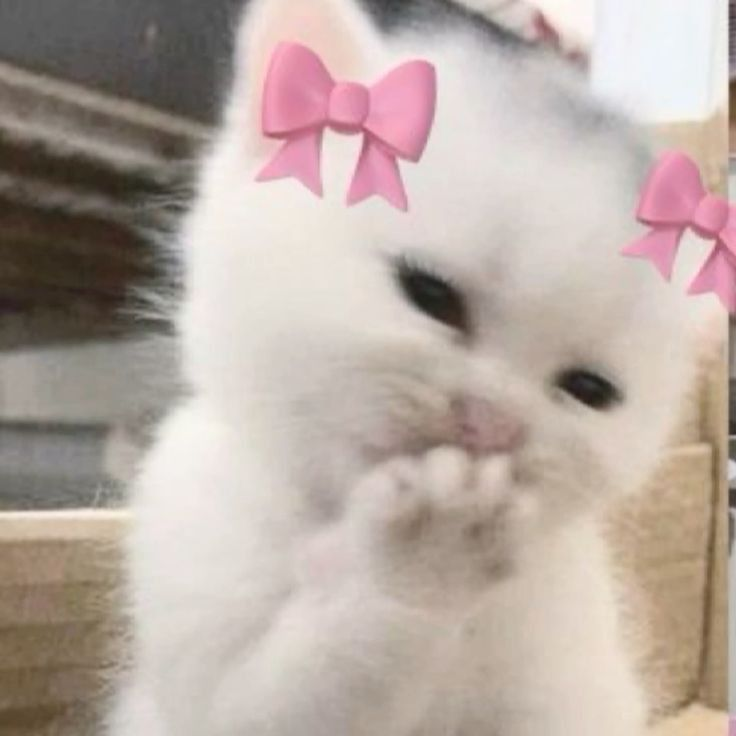
#> input picture images/download.jpg, 736 x 736 px
$ jupyter execute --allow-errors logistic.ipynb   (shell and % lines are left out)
#> lines starting #> are read from the running program, lines starting #| are printed output that depends on the picture
[cell 1]
import numpy as np
import matplotlib.pyplot as plt
import h5py
import scipy
from PIL import Image
from scipy import ndimage
from lr_utils import load_dataset

#> (a cell that did not finish here is left out)

[cell 3]
# Example of a picture
index =38
#> (the rest of this cell did not finish here and is left out)

#> (a cell that did not finish here is left out)

#> (a cell that did not finish here is left out)

#> (a cell that did not finish here is left out)

[cell 7]
def sigmoid(z):
    s = 1/(1+np.exp(-z))

    return s

[cell 8]
print ("sigmoid([0, 2]) = " + str(sigmoid(np.array([0,2]))))

[cell 9]
def initialize_with_zeros(dim):

    w = np.zeros((dim,1))
    b = 0
    assert(w.shape == (dim, 1))
    assert(isinstance(b, float) or isinstance(b, int))

    return w, b

[cell 10]
dim = 2
w, b = initialize_with_zeros(dim)
print ("w = " + str(w))
print ("b = " + str(b))

[cell 11]
def propagate(w, b, X, Y):
    m = X.shape[1]

    A = sigmoid(np.dot(w.T,X) + b)
    cost = np.sum(((- np.log(A))*Y + (-np.log(1-A))*(1-Y)))/m

    dw = (np.dot(X,(A-Y).T))/m
    db = (np.sum(A-Y))/m

    assert(dw.shape == w.shape)
    assert(db.dtype == float)
    cost = np.squeeze(cost)
    assert(cost.shape == ())

    grads = {"dw": dw,
             "db": db}

    return grads, cost

[cell 12]
w, b, X, Y = np.array([[1.],[2.]]), 2., np.array([[1.,2.,-1.],[3.,4.,-3.2]]), np.array([[1,0,1]])
grads, cost = propagate(w, b, X, Y)
print ("dw = " + str(grads["dw"]))
print ("db = " + str(grads["db"]))
print ("cost = " + str(cost))

[cell 13]
def optimize(w, b, X, Y, num_iterations, learning_rate, print_cost = False):

#> called with w = array of shape (2, 1), b = 2, X = array of shape (2, 3), Y = array of shape (1, 3), num_iterations = 100, learning_rate = 0.009, print_cost = False
    costs = []

    for i in range(num_iterations):
        grads, cost = propagate(w, b, X, Y)

        dw = grads["dw"]
        db = grads["db"]


        w = w - (learning_rate*dw)
        b = b - (learning_rate*db)

        if i % 100 == 0:
            costs.append(cost)

        if print_cost and i % 100 == 0:
            print ("Cost after iteration %i: %f" %(i, cost))

    params = {"w": w,
              "b": b}

    grads = {"dw": dw,
             "db": db}

    return params, grads, costs

[cell 14]
params, grads, costs = optimize(w, b, X, Y, num_iterations= 100, learning_rate = 0.009, print_cost = False)

print ("w = " + str(params["w"]))
print ("b = " + str(params["b"]))
print ("dw = " + str(grads["dw"]))
print ("db = " + str(grads["db"]))

[cell 15]
import matplotlib.pyplot as plt
plt.plot(costs)
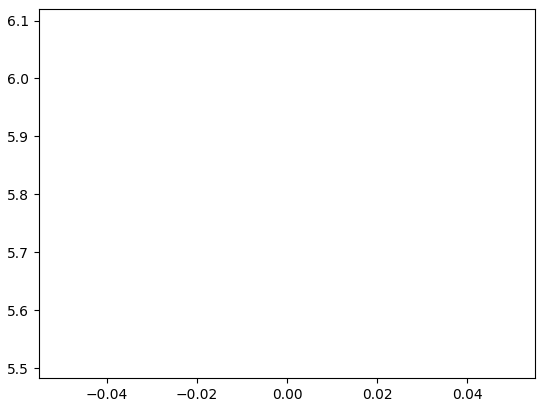
#> figure drawn by matplotlib, 1 panel

[cell 16]
def predict(w, b, X):

    m = X.shape[1]
    Y_prediction = np.zeros((1,m))
    w = w.reshape(X.shape[0], 1)


    A = sigmoid(np.dot(w.T,X) + b)

    Y_prediction = (A >= 0.5) * 1.0

    assert(Y_prediction.shape == (1, m))

    return Y_prediction

[cell 17]
w = np.array([[0.1124579],[0.23106775]])
b = -0.3
X = np.array([[1.,-1.1,-3.2],[1.2,2.,0.1]])
print ("predictions = " + str(predict(w, b, X)))

[cell 18]
def model(X_train, Y_train, X_test, Y_test, num_iterations = 2000, learning_rate = 0.5, print_cost = False):

    w, b = initialize_with_zeros(X_train.shape[0])

    parameters, grads, costs = optimize(w, b, X_train, Y_train, num_iterations, learning_rate, print_cost)

    w = parameters["w"]
    b = parameters["b"]

    Y_prediction_test = predict(w, b, X_test)
    Y_prediction_train = predict(w, b, X_train)

    print("train accuracy: {} %".format(100 - np.mean(np.abs(Y_prediction_train - Y_train)) * 100))
    print("test accuracy: {} %".format(100 - np.mean(np.abs(Y_prediction_test - Y_test)) * 100))


    d = {"costs": costs,
         "Y_prediction_test": Y_prediction_test,
         "Y_prediction_train" : Y_prediction_train,
         "w" : w,
         "b" : b,
         "learning_rate" : learning_rate,
         "num_iterations": num_iterations}

    return d

#> (a cell that did not finish here is left out)

[cell 20]
index = 25
#> (the rest of this cell did not finish here and is left out)

#> (a cell that did not finish here is left out)

[cell 22]
learning_rates=[0.01,0.001,0.0001]
models={}
#> (the rest of this cell did not finish here and is left out)

[cell 23]
import imageio.v2 as imageio
from skimage.transform import resize
my_image="download.jpg"
fname="images/"+ my_image
image = imageio.imread(fname)
#> image is the input picture: shape (736, 736, 3); mean R, G, B 184.4, 170.5, 162.7
image=image/255.0
#> (the rest of this cell did not finish here and is left out)
